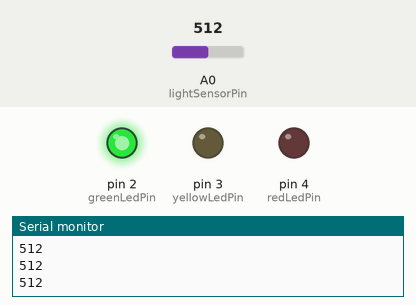
Bench run of a sketch on a simulated Arduino Uno, built with avr-gcc and run on an emulated ATmega328P. Shown: output pins drawn as LEDs (lit = HIGH), the last lines printed to the serial monitor. Inputs (shaded band) come from the test bench; at power-on: A0 (lightSensorPin) = 512.

Above: at 1.2 s.
1.3 s: A0 (lightSensorPin) set to 72
4.3 s: A0 (lightSensorPin) set to 62
At 4.6 s:
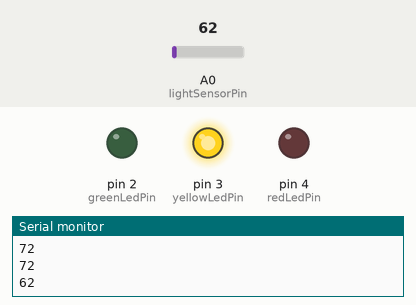
7.3 s: A0 (lightSensorPin) set to 32
10.3 s: A0 (lightSensorPin) set to 26
At 10.61 s:
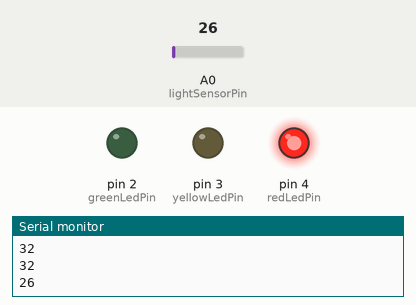
13.3 s: A0 (lightSensorPin) set to 78
At 13.61 s:
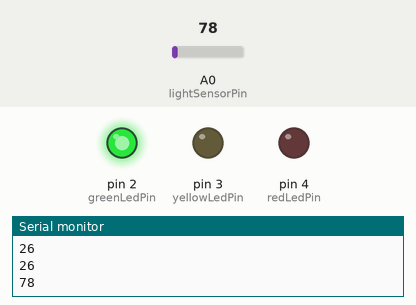
16.3 s: A0 (lightSensorPin) set to 58
At 16.62 s:
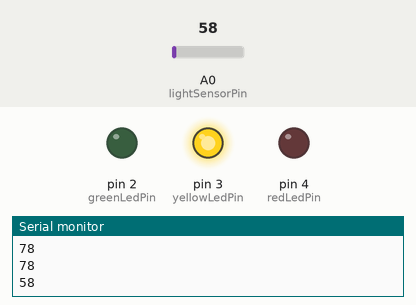
Timing chart, 0 to 19.3 s (numbered marks = the images above; inputs shaded):
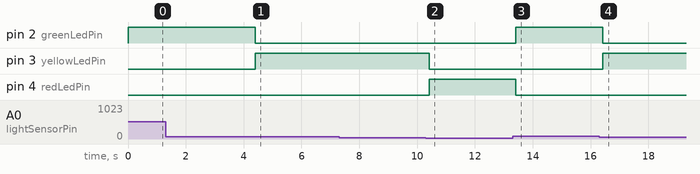

The sketch:

photoresistor_code.ino
```cpp
#include <stdio.h>

int greenLedPin = 2;
int yellowLedPin = 3;
int redLedPin = 4;
const int lightSensorPin = A0;

void setup() {
  Serial.begin(9600);
  pinMode(greenLedPin, OUTPUT);
  pinMode(yellowLedPin,OUTPUT);
  pinMode(redLedPin,OUTPUT);
  pinMode(lightSensorPin, INPUT);
}

void loop() {
  int analogValue = analogRead(lightSensorPin);
  Serial.println(analogValue);

  if(analogValue < 30){
    digitalWrite(redLedPin, HIGH);
  }

  else if(analogValue >= 30 && analogValue <= 68){
    digitalWrite(yellowLedPin, HIGH);
  }

  else{
    digitalWrite(greenLedPin, HIGH);
  }

  delay(200);
  digitalWrite(greenLedPin, LOW);
  digitalWrite(yellowLedPin, LOW);
  digitalWrite(redLedPin, LOW);
}
```

Measured:
- the behaviour switches between 69 and 68 on A0 (lightSensorPin) (found by bisection; images 0 and 1)
- the behaviour switches between 30 and 29 on A0 (lightSensorPin) (found by bisection; images 1 and 2)
- after the input at 4.3 s, pin 2 (greenLedPin): HIGH → LOW after 0.11 s; pin 3 (yellowLedPin): LOW → HIGH after 0.11 s
- after the input at 10.3 s, pin 3 (yellowLedPin): HIGH → LOW after 0.11 s; pin 4 (redLedPin): LOW → HIGH after 0.11 s
- after the input at 13.3 s, pin 2 (greenLedPin): LOW → HIGH after 0.12 s; pin 4 (redLedPin): HIGH → LOW after 0.12 s
- after the input at 16.3 s, pin 2 (greenLedPin): HIGH → LOW after 0.12 s; pin 3 (yellowLedPin): LOW → HIGH after 0.12 s
